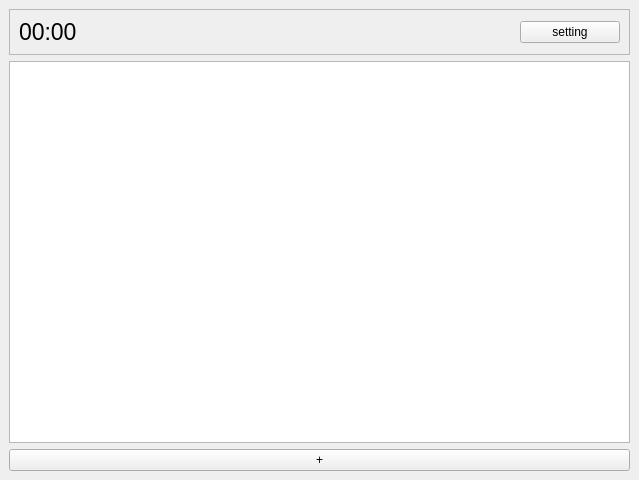
<?xml version="1.0" encoding="UTF-8"?>
<ui version="4.0">
 <class>MainWindow</class>
 <widget class="QMainWindow" name="MainWindow">
  <property name="geometry">
   <rect>
    <x>0</x>
    <y>0</y>
    <width>639</width>
    <height>480</height>
   </rect>
  </property>
  <property name="windowTitle">
   <string>MainWindow</string>
  </property>
  <property name="styleSheet">
   <string notr="true"/>
  </property>
  <widget class="QWidget" name="centralwidget">
   <layout class="QVBoxLayout" name="verticalLayout">
    <item>
     <widget class="QFrame" name="frame">
      <property name="frameShape">
       <enum>QFrame::StyledPanel</enum>
      </property>
      <property name="frameShadow">
       <enum>QFrame::Raised</enum>
      </property>
      <layout class="QHBoxLayout" name="horizontalLayout">
       <item>
        <widget class="QLabel" name="label">
         <property name="font">
          <font>
           <pointsize>17</pointsize>
          </font>
         </property>
         <property name="text">
          <string>00:00</string>
         </property>
        </widget>
       </item>
       <item>
        <widget class="QPushButton" name="pushButton">
         <property name="maximumSize">
          <size>
           <width>100</width>
           <height>16777215</height>
          </size>
         </property>
         <property name="text">
          <string>setting</string>
         </property>
        </widget>
       </item>
      </layout>
     </widget>
    </item>
    <item>
     <widget class="QTableView" name="tableView">
      <property name="styleSheet">
       <string notr="true"/>
      </property>
      <property name="gridStyle">
       <enum>Qt::SolidLine</enum>
      </property>
      <property name="cornerButtonEnabled">
       <bool>true</bool>
      </property>
     </widget>
    </item>
    <item>
     <widget class="QPushButton" name="pushButton_2">
      <property name="text">
       <string>+</string>
      </property>
     </widget>
    </item>
   </layout>
  </widget>
 </widget>
 <resources/>
 <connections/>
</ui>
